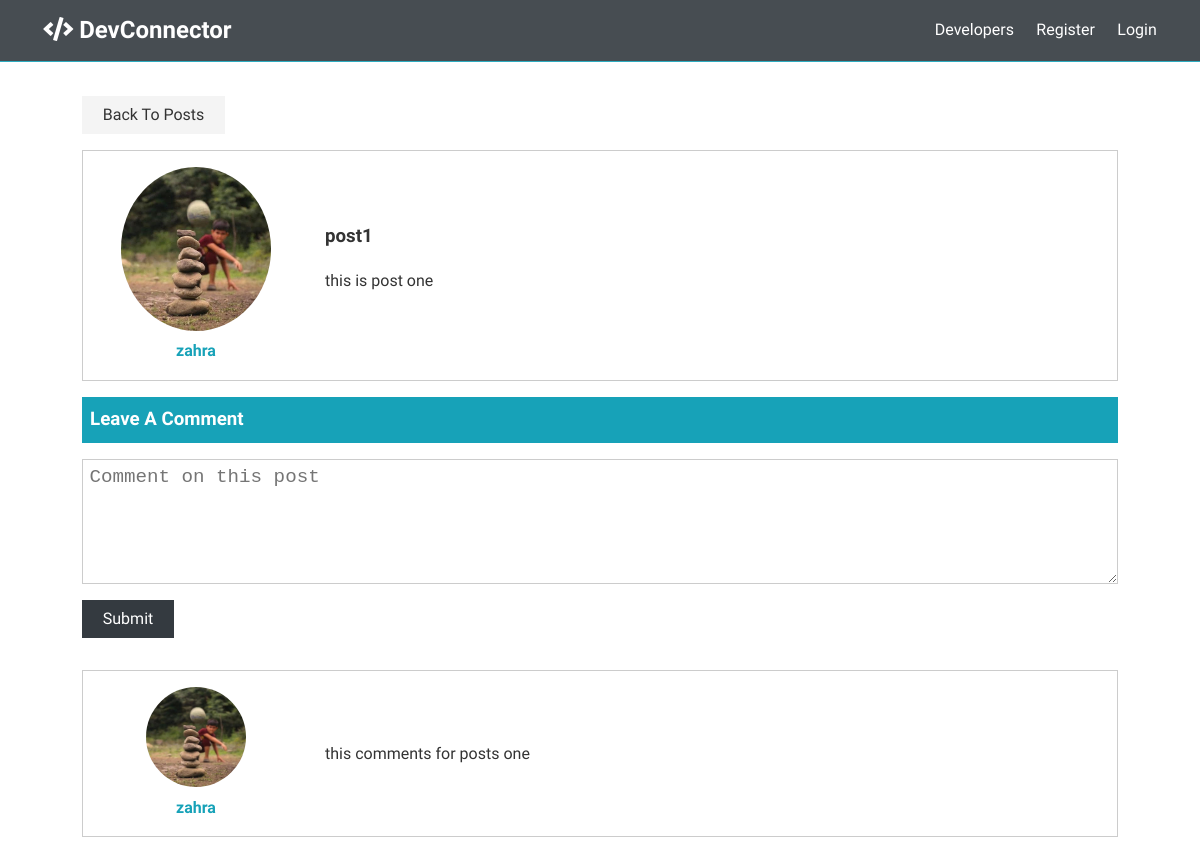
The page /blog/post/1/ on the database as committed earlier.
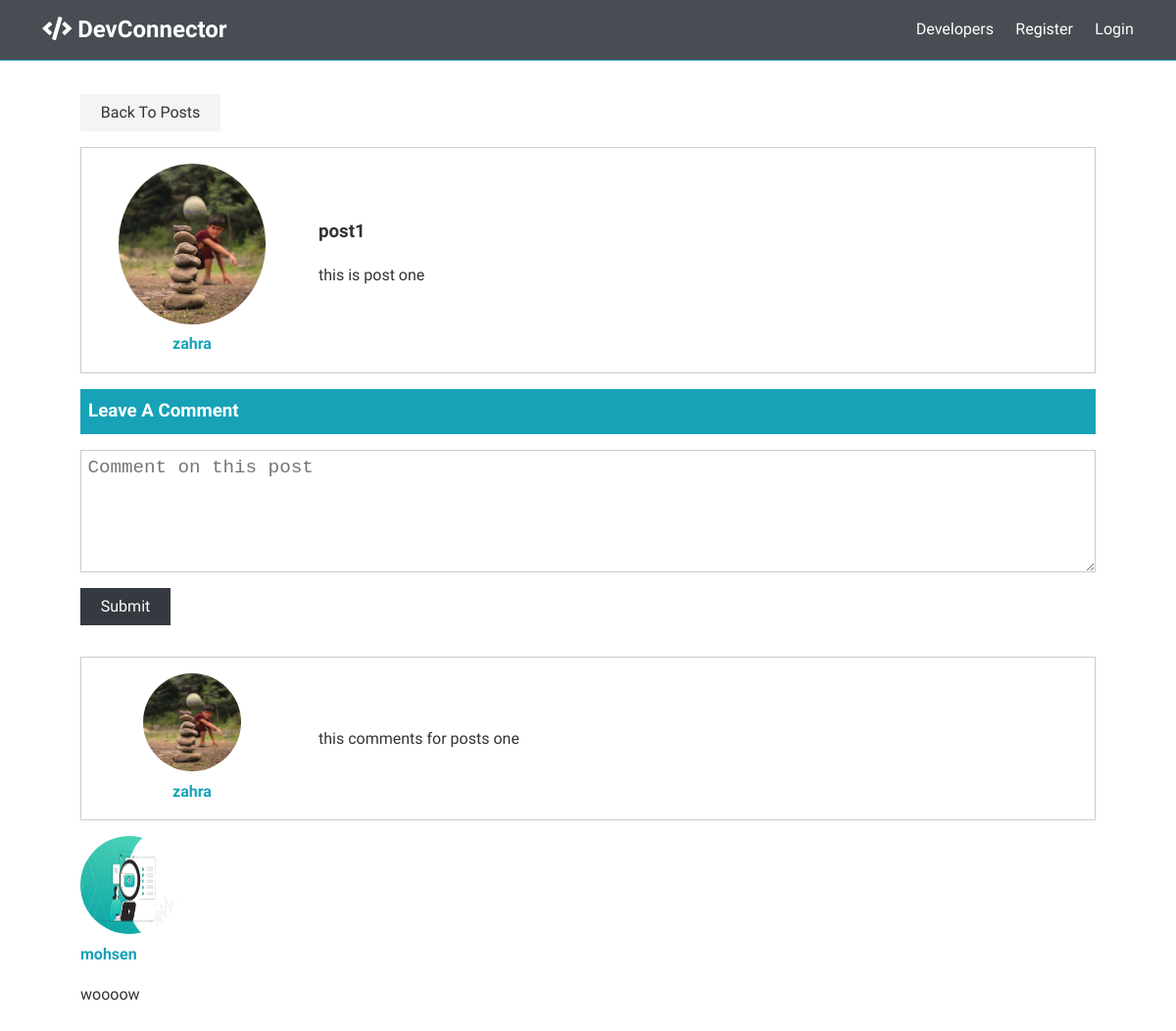
The same page on the database as committed later.
### blog/models.py (models this page shows, shortened)
class Post(models.Model):
    author=models.ForeignKey(UserProfile,on_delete=models.CASCADE)
    title=models.CharField(max_length=200)
    slug=models.SlugField(max_length=300,blank=True)
    body=models.TextField()
    created_at=models.DateTimeField(auto_now_add=True)
    update_at=models.DateTimeField(auto_now=True)
    like=models.ManyToManyField(UserProfile,related_name='post_like',blank=True)
    dislike=models.ManyToManyField(UserProfile,related_name='post_dislike',blank=True)

class Comment(models.Model):
    author=models.ForeignKey(UserProfile,on_delete=models.CASCADE)
    post=models.ForeignKey(Post,on_delete=models.CASCADE)
    body=models.TextField()
    is_validate=models.BooleanField(null=True)
    created_at=models.DateTimeField(auto_now_add=True)
    update_at=models.DateTimeField(auto_now=True)

### accounts/models.py (models this page shows)
class UserProfile(models.Model):
    bio=models.CharField(max_length=100)
    user=models.OneToOneField(User,on_delete=models.CASCADE)
    picture=models.ImageField(upload_to='profile_picture',default="default_profile_picture.png")
    def get_absolute_url(self):
        return reverse_lazy("profile", args=[self.pk])

### blog/views.py (the view, shortened to what this page needs)
# urls.py: path('post/<slug:slug>/',views.post,name='post'),
def post(request,slug):
    post=get_object_or_404(Post,slug=slug)
    if request.method =="GET":
        return render(request,'blog/post.html',{'post':post})

### blog/templates/blog/post.html (shortened to what this page needs)
{% load static %}
<!DOCTYPE html>
<html lang="en">
  <head>
    <link
      rel="stylesheet"
      href="https://use.fontawesome.com/releases/v5.8.1/css/all.css"
    />
    <link rel="stylesheet" href="{% static 'blog/css/style.min.css' %}" />
  </head>
  <body>
    {% include "navbar.html" %}
    <section class="container">
      <a href="posts.html" class="btn">Back To Posts</a>
      <div class="post bg-white p-1 my-1">
        <div>
          <a href="{{post.author.get_absolute_url}}">
            <img
              class="round-img"
              src="{{post.author.picture.url}}"
              alt=""
            />
            <h4>{{post.author.user.username}}</h4>
          </a>
        </div>
        <div>
          <h3> {{post.title}} </h3>
          <p class="my-1">
            {{post.body}}
          </p>
        </div>
      </div>
      <div class="post-form">
        <div class="post-form-header bg-primary">
          <h3>Leave A Comment</h3>
        </div>
        <form method="post" class="form my-1">
          <textarea
            name="body"
            cols="30"
            rows="5"
            placeholder="Comment on this post"
          ></textarea>
          <input type="submit" class="btn btn-dark my-1" value="Submit" />
        </form>
      </div>
      <div class="posts">
        <div class="post bg-white p-1 my-1">
        {% for comment in post.comment_set.all  %}
          <div>
            <a href="{{comment.author.get_absolute_url}}">
              <img
                class="round-img"
                style="width:100px;height:100px;"
                src="{{comment.author.picture.url}}"
                alt=""
              />
              <h4>{{comment.author.user.username}}</h4>
            </a>
          </div>
          <div>
            <p class="my-1">
              {{comment.body}}
            </p>
          </div>
        </div>
        {% endfor %}
      </div>
    </section>
  </body>
</html>

### templates/navbar.html
{% if request.user.is_authenticated %}
 <nav class="navbar bg-dark">
    <h1>
      <a href="{% url 'dashboard' %}"> <i class="fas fa-code"></i> DevConnector </a>
    </h1>
    <ul>
      <li><a href="{% url 'profiles' %}">Developers</a></li>
      <li><a href="{% url 'posts' %}">Posts</a></li>
      <li>
        <a href="{% url 'dashboard' %}">
          <i class="fas fa-user"></i>
          <span class="hide-sm"> Dashboard</span></a
        >
      </li>
      <li>
        <a href="{% url 'login' %}">
          <i class="fas fa-sign-out-alt"></i>
          <span class="hide-sm"> Logout</span></a
        >
      </li>
    </ul>
  </nav>
{% else %}
 <nav class="navbar bg-dark">
    <h1>
     <a href="{% url 'dashboard' %}"> <i class="fas fa-code"></i> DevConnector </a>
    </h1>
    <ul>
      <li><a href="{% url 'profiles' %}">Developers</a></li>
      <li><a href="{% url 'register' %}">Register</a></li>
      <li><a href="{% url 'login' %}">Login</a></li>
    </ul>
  </nav>
{% endif %}

Rows that differ between the two databases and show on the page:
added Comment: author.picture (placeholder picture), author.user.username "mohsen", body "woooow"
